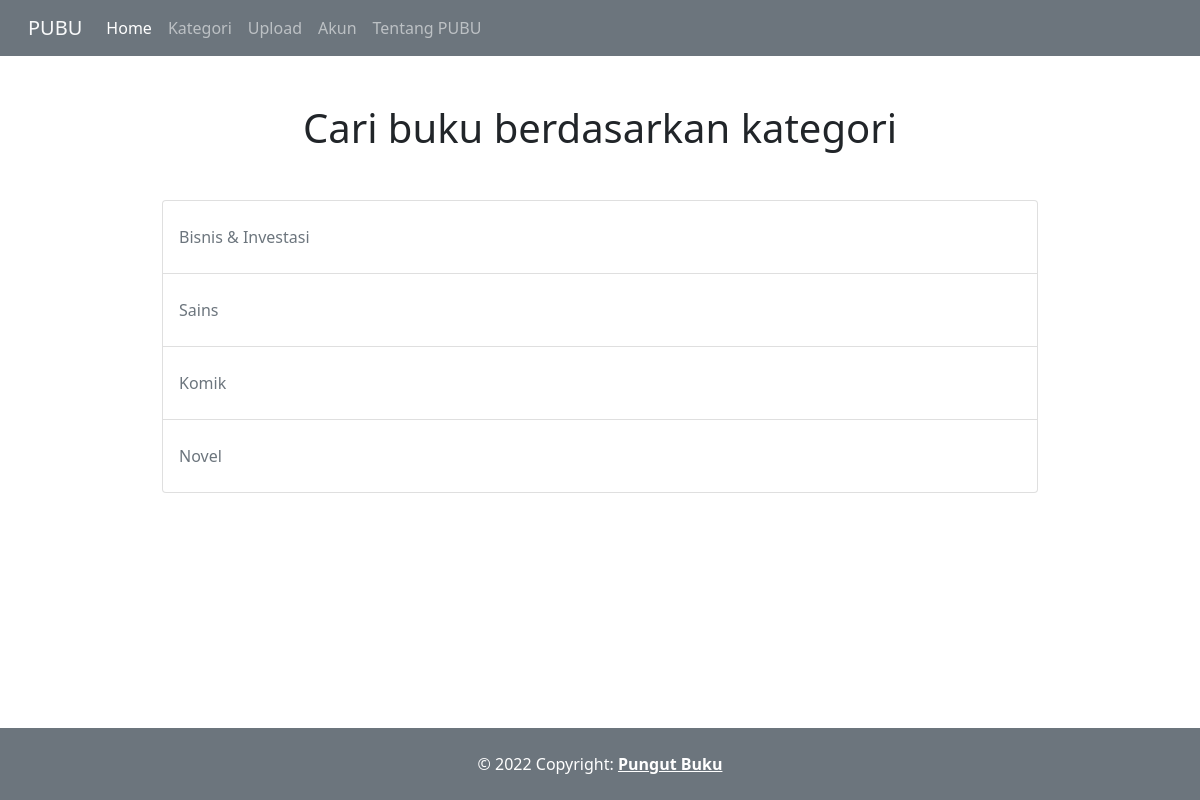
/kategori.php (signed in), run on the app's committed database.
### tables this page shows
CREATE TABLE `kategori_buku` (
  `kategori` varchar(50) NOT NULL
);

### kategori.php (the view, shortened to what this page needs)
<?php
require "parts/header.php";
$result=mysqli_query($conn, 'SELECT kategori FROM kategori_buku');
?>
<div class="d-flex align-items-center mt-5">
    <div class="container align-items-center justify-content-center w-75">
        <h1 class="cover-heading text-center mb-5">Cari buku berdasarkan kategori</h1>
        <ul class="list-group">
        <?php while($kategori=mysqli_fetch_assoc($result)) : ?>
            <li class="list-group-item d-flex justify-content-between align-items-center"
                href ="akun.php">
                <p class="text-center mt-3 mb-3"><a href="list.php?kategori=<?php echo $kategori['kategori'];?>" class="text-decoration-none link-secondary"><?php echo $kategori['kategori'];?></a></p>
            </li>
            <?php  endwhile; ?>
        </ul>
    </div>
</div>
<br><br><br>
<?php
require "parts/footer.php"
?>

### data on the page
kategori_buku: kategori "Bisnis & Investasi"
kategori_buku: kategori "Sains"
kategori_buku: kategori "Komik"
kategori_buku: kategori "Novel"
